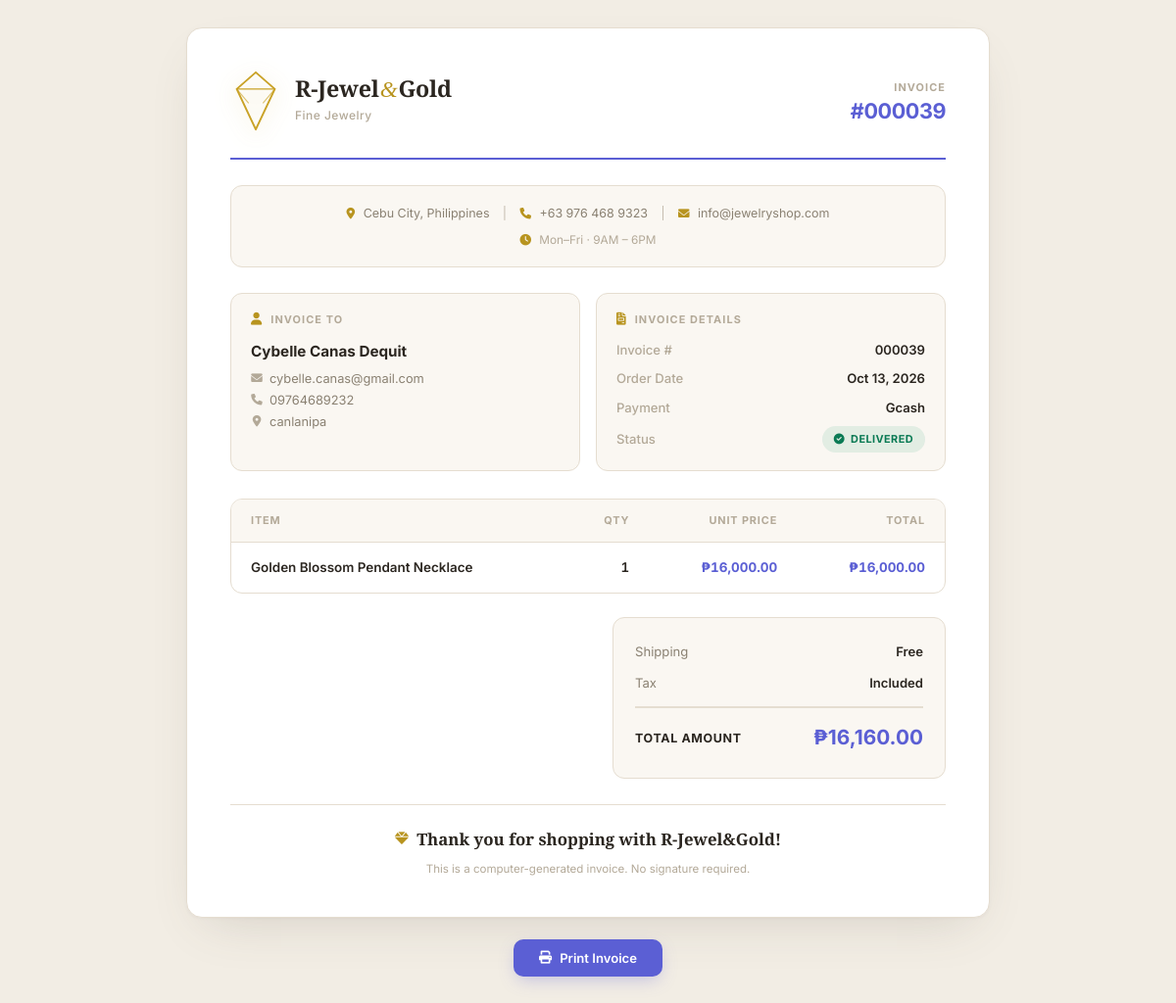
Screenshot of /jewelryshop/Admin/invoice.php?id=39 (signed in) with the database file from the repository.
### tables this page shows
CREATE TABLE `orders` (
  `id` int(11) NOT NULL,
  `user_id` int(11) DEFAULT NULL,
  `email` varchar(150) DEFAULT NULL,
  `total_amount` decimal(10,2) NOT NULL,
  `status` enum('pending','processing','shipped','delivered','cancelled') DEFAULT 'pending',
  `shipping_address` text DEFAULT NULL,
  `phone` varchar(30) DEFAULT NULL,
  `notes` text DEFAULT NULL,
  `payment_method` varchar(50) DEFAULT NULL,
  `payment_reference` varchar(100) DEFAULT NULL,
  `payment_proof` varchar(255) DEFAULT NULL,
  `created_at` timestamp NOT NULL DEFAULT current_timestamp(),
  `discount_percent` decimal(5,2) DEFAULT NULL,
  `discount_amount` decimal(10,2) NOT NULL DEFAULT 0.00,
  `payment_status` varchar(32) NOT NULL DEFAULT '',
  `payment_verified_at` datetime DEFAULT NULL,
  `payment_verified_by` int(11) DEFAULT NULL
);

CREATE TABLE `users` (
  `id` int(11) NOT NULL,
  `username` varchar(50) NOT NULL,
  `email` varchar(100) NOT NULL,
  `email_verified` tinyint(1) NOT NULL DEFAULT 0,
  `verification_token` varchar(64) DEFAULT NULL,
  `verification_expires` datetime DEFAULT NULL,
  `password` varchar(255) NOT NULL,
  `full_name` varchar(100) NOT NULL,
  `phone` varchar(20) DEFAULT NULL,
  `address` text DEFAULT NULL,
  `role` enum('admin','user') DEFAULT 'user',
  `created_at` timestamp NOT NULL DEFAULT current_timestamp(),
  `updated_at` timestamp NOT NULL DEFAULT current_timestamp() ON UPDATE current_timestamp(),
  `reset_token` varchar(64) DEFAULT NULL,
  `reset_expires` datetime DEFAULT NULL,
  `failed_logins` int(11) NOT NULL DEFAULT 0,
  `lockout_until` datetime DEFAULT NULL
);

CREATE TABLE `order_items` (
  `id` int(11) NOT NULL,
  `order_id` int(11) DEFAULT NULL,
  `product_id` int(11) DEFAULT NULL,
  `quantity` int(11) NOT NULL,
  `price` decimal(10,2) NOT NULL
);

CREATE TABLE `products` (
  `id` int(11) NOT NULL,
  `name` varchar(200) NOT NULL,
  `description` text DEFAULT NULL,
  `price` decimal(10,2) NOT NULL,
  `category_id` int(11) DEFAULT NULL,
  `stock` int(11) DEFAULT 0,
  `released_stock` int(11) NOT NULL DEFAULT 0,
  `sold_stock` int(11) NOT NULL DEFAULT 0,
  `image` varchar(255) DEFAULT NULL,
  `featured` tinyint(1) DEFAULT 0,
  `created_at` timestamp NOT NULL DEFAULT current_timestamp(),
  `updated_at` timestamp NOT NULL DEFAULT current_timestamp() ON UPDATE current_timestamp(),
  `karat` varchar(20) DEFAULT NULL,
  `weight` decimal(10,2) DEFAULT NULL,
  `unreleased_stock` int(11) DEFAULT 0
);

### jewelryshop/Admin/invoice.php (the view, shortened to what this page needs)
<?php
$order_id = $_GET['id'] ?? 0;
$database = new Database();
$db = $database->getConnection();
$query = "SELECT o.*, u.full_name, u.email, u.phone, u.address
          FROM orders o
          JOIN users u ON o.user_id = u.id
          WHERE o.id = :order_id";
$stmt = $db->prepare($query);
$stmt->bindParam(':order_id', $order_id);
$stmt->execute();
$order = $stmt->fetch(PDO::FETCH_ASSOC);
$items_query = "SELECT oi.*, p.name
                FROM order_items oi
                JOIN products p ON oi.product_id = p.id
                WHERE oi.order_id = :order_id";
$items_stmt = $db->prepare($items_query);
$items_stmt->bindParam(':order_id', $order_id);
$items_stmt->execute();
$order_items = $items_stmt->fetchAll(PDO::FETCH_ASSOC);
$status_class = in_array($order['status'], ['pending','processing','shipped','delivered','cancelled'], true)
    ? 'badge-' . $order['status']
    : 'badge-processing';
?>
<!DOCTYPE html>
<html lang="en">
<head>
    <link rel="stylesheet" href="https://cdnjs.cloudflare.com/ajax/libs/font-awesome/6.0.0-beta3/css/all.min.css">
</head>
<body>
    <div class="invoice">
        <div class="header">
            <div class="header-brand">
                <div class="header-brand-icon">
                </div>
                <div class="header-brand-text">
                    <h1>R-Jewel<span class="amp">&amp;</span>Gold</h1>
                    <p>Fine Jewelry</p>
                </div>
            </div>
            <div class="header-meta">
                <div class="invoice-label">Invoice</div>
                <div class="invoice-number">#<?php echo str_pad($order['id'], 6, '0', STR_PAD_LEFT); ?></div>
            </div>
        </div>
        <div class="company-info">
            <i class="fas fa-map-marker-alt"></i> Cebu City, Philippines
            <span class="sep">|</span>
            <i class="fas fa-phone"></i> +63 976 468 9323
            <span class="sep">|</span>
            <i class="fas fa-envelope"></i> info@jewelryshop.com
            <span class="hours">
                <i class="fas fa-clock"></i> Mon–Fri &middot; 9AM – 6PM
            </span>
        </div>
        <div class="order-info">
            <div class="info-block">
                <div class="info-title"><i class="fas fa-user"></i> Invoice To</div>
                <div class="info-name"><?php echo htmlspecialchars($order['full_name']); ?></div>
                <?php if (!empty($order['email'])): ?>
                <div class="info-line"><i class="fas fa-envelope"></i> <?php echo htmlspecialchars($order['email']); ?></div>
                <?php endif; ?>
                <?php if (!empty($order['phone'])): ?>
                <div class="info-line"><i class="fas fa-phone"></i> <?php echo htmlspecialchars($order['phone']); ?></div>
                <?php endif; ?>
                <?php if (!empty($order['address'])): ?>
                <div class="info-line"><i class="fas fa-map-marker-alt"></i> <?php echo nl2br(htmlspecialchars($order['address'])); ?></div>
                <?php endif; ?>
            </div>
            <div class="info-block">
                <div class="info-title"><i class="fas fa-file-invoice"></i> Invoice Details</div>
                <div class="meta-rows">
                    <div class="meta-row">
                        <span class="meta-key">Invoice #</span>
                        <span class="meta-val"><?php echo str_pad($order['id'], 6, '0', STR_PAD_LEFT); ?></span>
                    </div>
                    <div class="meta-row">
                        <span class="meta-key">Order Date</span>
                        <span class="meta-val"><?php echo date('M d, Y', strtotime($order['created_at'])); ?></span>
                    </div>
                    <div class="meta-row">
                        <span class="meta-key">Payment</span>
                        <span class="meta-val"><?php echo ucfirst(str_replace('_', ' ', $order['payment_method'])); ?></span>
                    </div>
                    <div class="meta-row">
                        <span class="meta-key">Status</span>
                        <span class="meta-val">
                            <span class="badge-status <?php echo $status_class; ?>">
                                <i class="fas <?php
                                    echo $order['status'] == 'pending' ? 'fa-clock' :
                                         ($order['status'] == 'processing' ? 'fa-cog' :
                                         ($order['status'] == 'shipped' ? 'fa-truck' :
                                         ($order['status'] == 'delivered' ? 'fa-check-circle' : 'fa-times-circle')));
                                ?>"></i>
                                <?php echo ucfirst($order['status']); ?>
                            </span>
                        </span>
                    </div>
                </div>
            </div>
        </div>
        <div class="items-wrap">
            <table>
                <thead>
                    <tr>
                        <th>Item</th>
                        <th class="num">Qty</th>
                        <th class="num">Unit Price</th>
                        <th class="num">Total</th>
                    </tr>
                </thead>
                <tbody>
                    <?php foreach($order_items as $item): ?>
                    <tr>
                        <td class="item-name"><?php echo htmlspecialchars($item['name']); ?></td>
                        <td class="num"><?php echo $item['quantity']; ?></td>
                        <td class="num price">₱<?php echo number_format($item['price'], 2); ?></td>
                        <td class="num price">₱<?php echo number_format($item['price'] * $item['quantity'], 2); ?></td>
                    </tr>
                    <?php endforeach; ?>
                </tbody>
            </table>
        </div>
        <div class="total-block">
            <div class="total-inner">
                <div class="total-row">
                    <span>Shipping</span>
                    <span>Free</span>
                </div>
                <div class="total-row">
                    <span>Tax</span>
                    <span>Included</span>
                </div>
                <div class="total-row grand">
                    <span>Total Amount</span>
                    <span>₱<?php echo number_format($order['total_amount'], 2); ?></span>
                </div>
            </div>
        </div>
        <div class="footer">
            <div class="thanks">
                <i class="fas fa-gem"></i> Thank you for shopping with R-Jewel&Gold!
            </div>
            <div class="note">
                This is a computer-generated invoice. No signature required.
            </div>
        </div>
    </div>
    <button class="btn-print" onclick="window.print()">
        <i class="fas fa-print"></i> Print Invoice
    </button>
</body>
</html>

### rows the page displays
orders: id "000039", user.full_name "Cybelle Canas Dequit", user.email "cybelle.canas@gmail.com", user.phone "09764689232", user.address "canlanipa", created_at "Oct 13, 2026", payment_method "Gcash", status "DELIVERED", total_amount "16,160.00"
order_items: product.name "Golden Blossom Pendant Necklace", quantity "1", price "16,000.00", $item['price'] * $item['quantity'] "16,000.00"
